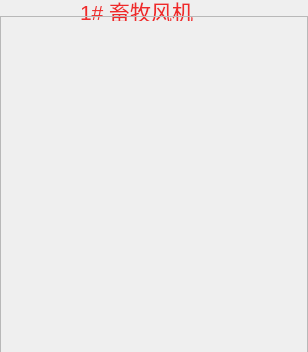
<?xml version="1.0" encoding="UTF-8"?>
<ui version="4.0">
 <class>AxialFan</class>
 <widget class="QWidget" name="AxialFan">
  <property name="geometry">
   <rect>
    <x>0</x>
    <y>0</y>
    <width>308</width>
    <height>352</height>
   </rect>
  </property>
  <property name="windowTitle">
   <string>Form</string>
  </property>
  <widget class="QLabel" name="label">
   <property name="geometry">
    <rect>
     <x>80</x>
     <y>0</y>
     <width>129</width>
     <height>21</height>
    </rect>
   </property>
   <property name="palette">
    <palette>
     <active>
      <colorrole role="WindowText">
       <brush brushstyle="SolidPattern">
        <color alpha="255">
         <red>239</red>
         <green>41</green>
         <blue>41</blue>
        </color>
       </brush>
      </colorrole>
     </active>
     <inactive>
      <colorrole role="WindowText">
       <brush brushstyle="SolidPattern">
        <color alpha="255">
         <red>239</red>
         <green>41</green>
         <blue>41</blue>
        </color>
       </brush>
      </colorrole>
     </inactive>
     <disabled>
      <colorrole role="WindowText">
       <brush brushstyle="SolidPattern">
        <color alpha="255">
         <red>190</red>
         <green>190</green>
         <blue>190</blue>
        </color>
       </brush>
      </colorrole>
     </disabled>
    </palette>
   </property>
   <property name="font">
    <font>
     <pointsize>16</pointsize>
    </font>
   </property>
   <property name="text">
    <string>1# 畜牧风机</string>
   </property>
  </widget>
  <widget class="QFrame" name="frame">
   <property name="geometry">
    <rect>
     <x>0</x>
     <y>16</y>
     <width>308</width>
     <height>337</height>
    </rect>
   </property>
   <property name="styleSheet">
    <string notr="true">#frame{
border-image: url(:/UI/Widget/System_Bump_3.png);}</string>
   </property>
   <property name="frameShape">
    <enum>QFrame::StyledPanel</enum>
   </property>
   <property name="frameShadow">
    <enum>QFrame::Raised</enum>
   </property>
  </widget>
 </widget>
 <resources/>
 <connections/>
</ui>
